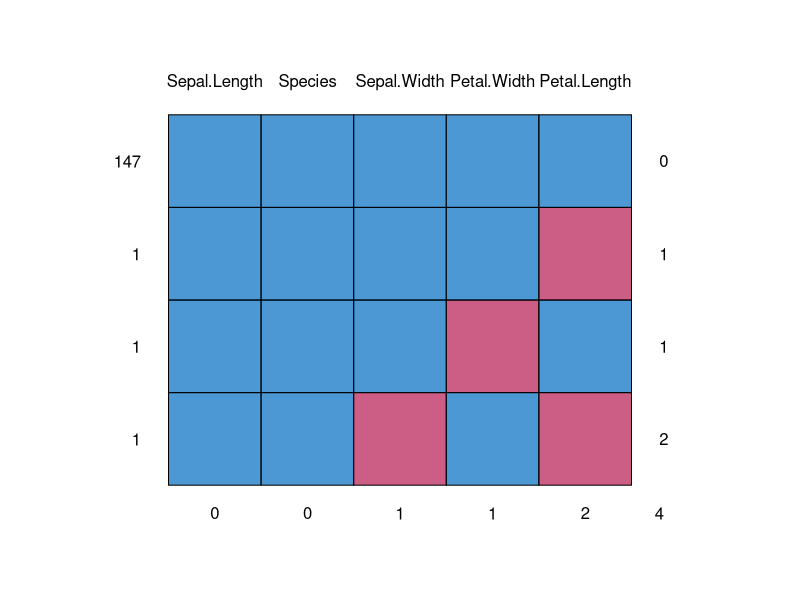
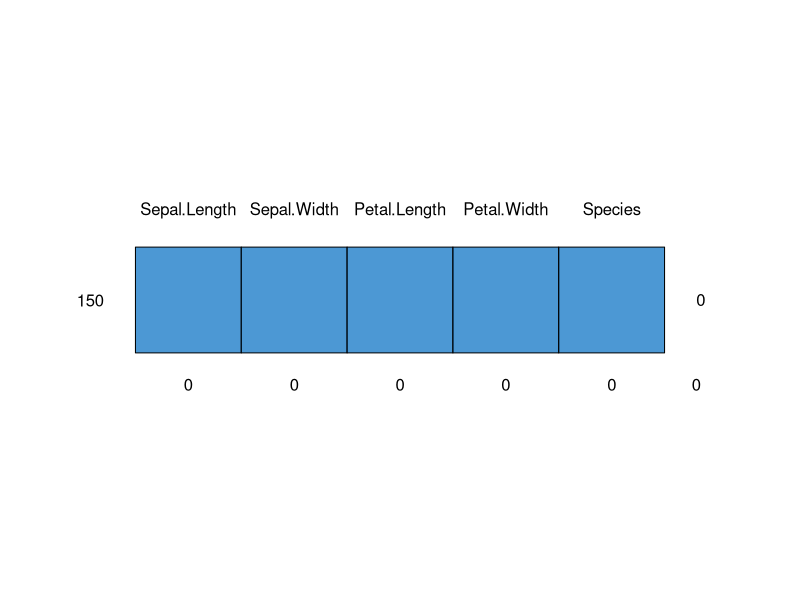
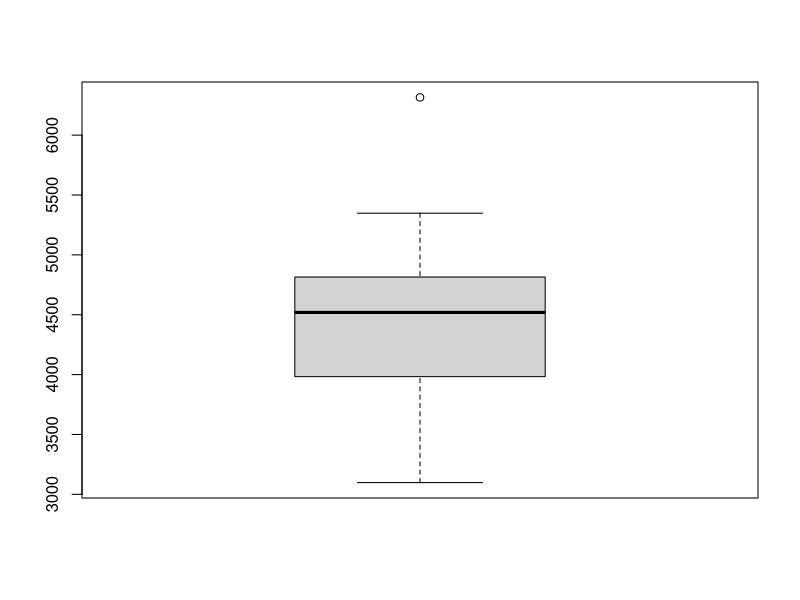

Write R code to recreate these figures, in order.
#7일차
#
#2.1데이터 전처리의 이해
#2.2결측치 처리
#2.3특이값 처리
#2.4데이터 가공



#
#2.1 데이터 전처리의 이해
#
#데이터 전처리(data preprocession)
# 초기에 확보한 데이터를 정제하고 가공해서 분석에 적합한 데이터를 확보하는 과정.
#
#데이터 전처리는 전체 분석과정 중에서 매우 오랜 시간을 차지하기 때문에 이를 효과적으로 처리하는 방법을 알고 적용하는 것이 중요.반드시 eda 전에.
#
#1. 문제정의
#2. 자료수집
#3. data 전처리. 어디까지 해야한다고 정해진 것은 없음. 정제하고 가공하는 모든 동작. 반드시 eda 전에. 안할 시 오류 발생 가능. 시간 다라 효율성 추구 필요.
#4. eda 그러나 전처리 하면서도 병행가능하기도 함. 하다가 전처리가 필요할 수도 있으니까.
#5. data 분석/modeing
#6. 보고서

# 데이터 전처리 내용
#1. 결측치 처리 -값이 없는 경우
#2. 특이값 처리 -값은 있으나 값이 문제에 맞지 않는 경우
#3. 데이터 가공 -원본 data에는 없는 내용을 추가, 변형. 합치는 것도 포함.

#2.2 결측값 처리
#
#결측치(결측값, missing value) 데이터를 수집하고 저장하는 과정에서 저장할 값을 얻지 못하는 경우 발생. R에서는 NA로 표기.
#
#결측치 종류. 주로 1, 2
# 1. 완전 무작위 결측(MCAR, missing completely at random) 
#    어떤 변수상에서 결측치가 관련된 또는 관련되지 않은 다른변수와 아무 연관이 없는 경우.
# 2. 무작위 결측(MAR, missing at random) 어떤 변수 상에 결측치가 관측된 다른 변수와 연관되어 있지만 
#    그 자체의 비관측된 값들과는 연관이 없는 경우.
# 3. 비 무작위 결측(NMAR, not misiing at random) 어떤 변수의 결측치가 완전 무작위 결측, 무작위 결측이 아니라면 비 무작위 결측에 해당. 
#    다소 애매.
#
#결측치 처리 방법
#1. 결측치를 제거하거나 제외한 다음 데이터를 분석한다. 관측치 자체를 삭제하며, 데이터 량의 축소를 불러오고 결과에 큰 영향.
#2. 결측치를 추정하여 적당한 값으로 치환한 후 데이터를 분석한다. 어떤 걸 대체할지에 대한 결정이 어려움.
#3. 시뮬레이션을 사용한 다중대체 방법. 실무에서 사용 많음.
#   다중대체(MI, Multiple imputation): 결측치에 대한 반복 시뮬레이션에 기반한 접근법.
#                                      복잡한 결측치 문제를 다루는데 사용하는 방법.
#

#벡터(vector)에 대한 결측치 처리
#
#R에서는 결측치를 NA로 표기.
#NA는 숫자형, 문자형, 논리형 값 어디에서나 결측치를 나타내는 용도로 사용.
#
#결측치 특성과 존재 여부 확인
z<-c(1,2,3,NA,5,NA,8)   
sum(z)                  
is.na(z)                   #na 여부확인 함수
sum(is.na(z))              #na 개수 확인
sum(z,na.rm = TRUE)        #na를 제외한 합계 계산. 공통함수.

#결측치 대체 및 제거
z1 <- c(1,2,3,NA,NA,8)
z2 <- c(5,8,1,NA,3,NA,7)
z1[is.na(z1)] <- 0          #na를 0으로 대체. 그러나 상황에 따라서 신중하게 결정.
z1
z3 <- as.vector(na.omit(z2)) #NA를 제거하고 새로운 vector를 생성. 
z3

#
# 매트릭스와 데이터 프레임 결측치 처리
#
x <- iris
x[1,2] <- NA
x[1,3] <- NA
x[2,3] <- NA
x[3,4] <- NA
head(x)

#데이터 프레임 결측치-변수, 열- 확인 즉 각 열별 결측치가 몇개인지 보여주는 것. 
#
#for문 이용. 변수 중심으로 변측치도 확인. *
for(i in 1:ncol(x)){
    this.na <- is.na(x[i])
    cat(colnames(x)[i],"\t",sum(this.na),"\n")
}

#appal() 이용
col_na <- function(y){
    return(sum(is.na(y)))
}

na.count <- apply(x,2,FUN = col_na) 
na.count

#데이터프레임 결측치 확인(관측치(행, row)dp 대한 설명 확인)
#
rowSums(is.na(x))                    #관측치별 NA 개수
sum(rowSums(is.na(x))>0)             #NA가 포함된 관측치 계수
sum(is.na(x))                        #dataset 전체에서의 NA의 개수 몇개 있는지는 알겠는데 무슨 변수인지는 모르겠다. 이 두개를 잘 조합해서 쓰기.


install.packages("mice")  #결측치 처리를 위해 사용하는 외부 패키지.
library(mice)

mean(is.na(x)) #결측치 비중, 즉 비율을 따진 것. 이 비중이 높다면 삭제를 고려할 것. 
mean(is.na(iris))

result <- md.pattern(x) #결측치 유형에 대한 표 작성.
result #첫번째 행은 정상 데이터가 147개라는 것. 결측치가 없는 관측치(data).더불어 유형을 나타냄. 
       #아래 3개는 관측치 유형. 맨 끝은 결측치가 없으면 0, 있으면 수에 따라 결측치 유형 숫자 표기. 그래프 참조.
#결과가 많아서 한눈에 보기 어려울 때
write.csv(result, "md_iris.csv", row.names = T) #폴더에 이 이름의 파일이 생김. 
md.pattern(iris) #결측치가 없는 유형. 

result.cor <- as.data.frame(abs(is.na(x)))
result.cor  #0 결측치가 아니다, 1은 결측치가 있다는 것.
result.cor.final <- result.cor[which(apply(result.cor,2,sum)>0)] #2는 열방향.>0는 결측치가 존재한다는 것. 즉 결측치가 존재하는 인덱스
cor(result.cor.final) #결측치 존재하는변수 3개인데, 이것들끼리의 상관계수가 가장 높은 게 누구냐? 그리고 그 변수를 삭제/바꿀거냐 고민해야함. 즉 어떻게 처리할 것인가에 대한 도움을 받을 수 있다.

result.cor.full <- cor(result.cor, result.cor.final, use = "pairwise.complete.obs")
result.cor.full    #http://bwlewis.github.io/covar/missing.html

#
#데이터 프레임의 결측치 제거
#
#complete.cases() dataset에서 NA를 포함하지 않은 완전한(complete)행을 찾는 함수.결측치가 없는 행을 찾아줌.
#
head(x)
x[!complete.cases(x),]  # !은 not. 그래서 결측치가 포함된 걸 보여줌.
y <- x[complete.cases(x),] #결측치가 없는 data set이 된 것.
head(y)

#
#결측치가 많은 dataset 인 경우 결측치가 포함된 관측치(행)를 모두 제거해버리면 
#실제로 남아있는 관측치(행)가 별로 없을 수 있으므로 분석이 어려운 경우가 생긴다.
#위와 같은 경우 만약 결측치가 특정 변수(열)에 모여있다면 해당 변수(열)만 제거한 후
#분석하는 것도 하나의 방법이다. 
#
#결측치가 여러 변수(열)에 흩어져 있는 경우에는 결측치를 적당한 값으로 추정하여
#대체한 후 분석할 수 있다.
#
#결측치를 추정값으로 대체하여 분석할 경우 분석의 신뢰도가 떨어질 수 있으나
#아무런 분석을 못하는 것 보다는 나은 방법이 될 수 있다.
#



#
#2.3 특이값 처리
#
#특이값(outlier, 이상치) 정상적이라고 생각되는 데이터의 분포 범위 밖에 위치하는 값들, 입력 오류나 실제 특이값일수도 있다.
#                        특이값의 성질은 제조공정의 불량품 선별, 은행거래 시스템의 사기 거래 탐지할 때에 사용하기도 한다.
#
#데이터 분석 시 특이값을 포함한 채 평균 등의 계산을 하면 전체 데이터 양상 파악에 왜곡을 가져올 수 있으므로 분석시
#제외하는 경우가 많다.
#
#dataset에 특이값이 포함되어 있는지 여부 조사 방법
#1. 논리적으로 있을 수 없는 값이 있는지 찾는다. 특별한 방법이 없기 때문에 분석자가 각 변수의 특성을 이해한 후 특이값 탐색. 논리적이라는 말이 애매함.업무나 업종에 익숙해야함.
#2. 상식을 벗어난 값이 있는지 찾는다. 나이가 -, 성적이 몇만점 등등.
#3. 상자그래프를 통해 찾는다. 
#

#
#특이값 찾기
#
#상자그래프글 이용한 특이값찾기
st <- data.frame(state.x77)
boxplot(st$Income)
boxplot.stats(st$Income)$out

#특이값 처리-특이값 포함 관츠기(행) 제거
#
#일반적으로 특이값 포함 관측지(행)제거는 특이값을 NA로 바꾸고, NA를 포함한 행을 제거하는 방식으로 진행
#
#%in% 어떤 벡터에 비교하자고자 하는 값이 포함되어 있는지알고 싶을 때 사용.
#
#
out.val <- boxplot.stats(st$Income)$out  #특이값 검출
st$Income[st$Income %in% out.val] <- NA        #NA로 대체  
head(st)

newdata <- st[complete.cases(st),]    #NA 포함행 제거
head(newdata)                         #NA 이상치 있던 알래스카가 제거됨.

#
#2.4 데이터 가공
#
#데이터 가공(processing) 수집한 데이터에 대하어 분석을 용이하게 하기 위한 정렬, 집계, 병합 등과 관련한 작업
#
#1. 정렬(sort) 데이터를 주어진 기준에 따라 크기순으로 재배열하는 과정. 데이터 분석 시 빈번히 수행하는 과정
#              원본 데이터 순서가 바뀔 수 있으니 그러지 않도록 주의.
#
#order() 주어진 열의 값들에 대한 순서를 붙이는 함수. 
#        값의 크기를 기준으로 작은 값부터 시작해서 번호 부여.

v1 <- c(1,7,6,8,4,2,3)
order(v1)
v1 <- sort(v1)
v1
v2 <- sort(v1, decreasing = T)
v2

#매트릭스와 데이터 프레임 정렬
# :특정 열의 값을 기준으로 행들을 재배열하는 형태로 정렬
#
head(iris)
order(iris$Sepal.Length)
iris[order(iris$Sepal.Length),] #실질적으로 정렬되는 효과.
iris[order(iris$Sepal.Length,decreasing = T),] #내림차순으로 인덱스 부여. 기준은 꽃받침의 길이. 만약 동일한 값이 있다면 기준 하나더. 마지막 스크립트.
iris.new <- iris[order(iris$Sepal.Length),]
head(iris.new)
iris[order(iris$Sepal.Length,decreasing = T, iris$Petal.Length),] #맨앞은 원래 인덱스 값.

#
#2. 데이터 분리와 선택
#
#
#split() 하나의 dataset을 열의 값을 기준으로 여러 개의 dataset으로 분리. 즉 list 형식으로 결과를 주는 것이라고 생각할 것.
#subset() dataset으로 부터 조건에 맞는 행들을 추출.
#
#데이터 분리
sp <- split(iris, iris$Species) #품종별로 나누니 세 덩어리로 나뉜다.
sp
summary(sp) #사분위수 구할때 쓰던 summary. 여기서 분리가 된 변수들에게 쓸 경우, 어떻게 분리가 됬는지를 보여줌. 종류, 변수의 갯수 등.
sp$setosa 

#데이터 선택
subset(iris, Species=='setosa')
subset(iris, Sepal.Length>7.5)
subset(iris, Sepal.Length>5.1&Sepal.Width>3.9)
subset(iris, Sepal.Length>7.6,select = c(Petal.Length, Petal.Width)) #select는 해당 관측치에서의 해당 변수 내용만 가져옴. 즉 7.6이상인 것중에서의 pl, pw를 가져온 것.

#
#3. 데이터 샘플링과 조합
#
#데이터 샘플링(sampling) 통계용어,주어진 값들이 있을 때 그중에서 임의의 개수의 값들을 추출하는 작업
#
#비복원 추출: 한번 추출된 값은 다시 추출하지 않도록 하는 추출방식
#복원 추출: 추출한 값을 확인한 후 다시 데이터에 합친 후 새로 추출하는 방식
# *데이터 분석에서는 비복원 추출을 사용.
#
#샘플링이 필요한 경우는 dataset의 크기가 너무 커서 데이터 분석에 시간이 많이 걸릴 때 일부의 데이터만 샘플링하여 대략의 결과를
#미리 확인하고자 할 때 사용.
#
#숫자를 임의의로 추출
x <- 1:100
y <- sample(x, size = 10, replace = FALSE) #size 는 추출할 값, replace=false: 비복원 추출.
y

lr <- c("두리두리","고피자","집밥","마미하우스","코핫")
ld <- sample(lr, size = 1, replace = TRUE)
ld

#행의 임의의로 추출
idx <- sample(1:nrow(iris), size = 50, replace = FALSE)
idx.50 <- iris[idx,]
dim(idx.50)
head(idx.50)

sample(1:20, size = 5)
sample(1:20, size = 5)
sample(1:20, size = 5)

set.seed(100)   #난수를 매번 쓸 것이냐, 아니면 동일한 난수를 불러올 것이냐. 이 함수를 쓰면 값이 매번 동일해짐.
sample(1:20, size = 5)
set.seed(100)
sample(1:20, size = 5)
set.seed(100)
sample(1:20, size = 5)

#
#4.데이터 조합(combination) 주어진 데이터값들 중에서 몇개씩 짝을 지어 추출하는 작업
#
#
# comb() 데이터 조합시 사용, 결과에서 *'각 열이 하나의 조합을 의미'
combn(1:5,3)
x=c("red","green","blue","black","white")
com <- combn(x,2)
com

for (i in 1:ncol(com)) {
    cat(com[,i],"\n")
}

#
#5.데이터 집계와 병합
#
# 데이터 집계(aggregation) : 매트릭스와 데이터 프레임과 같은 2차원 데이터는 데이터 그룹에 대해서 합계나 평균을 계산해야 하는
#                            경우가 많은데 이 작업을 의미한다.
#
#aggregate() 데이터 집계 함수   그룹단위 성격을 가진 자료를 한꺼번에 집계할 때 사용.
#               dataset      집계기준            집계작업내용  
agg <- aggregate(iris[,-5], by=list(iris$Species), mean)  #그룹단위로 집계할 때 사용. 이전에는 로직, subset으로 했는데 이건 한번에 가능.
agg                                                       #-5는...??? 뭐 빼라고 했는데.

agg <-  aggregate(iris[,-5], by=list(품종=iris$Species), mean)
agg

agg <-  aggregate(iris[,-5], by=list(표준편차=iris$Species), sd)
agg

#
#데이터 병합(merge) 데이터 분석을 위해 자료를 모으다 보면 연관된 정보가 여러 파일에 흩어져 있는 경우가 있는데, 
#                   이를 합치는 작업을 의미한다.
#
#
x <- data.frame(name=c('a','b','c'), math=c(90,80,40))
y <- data.frame(name=c('a','b','d'), korean=c(75,60,90))
x
y

#                병합기준
z <- merge(x,y,by=c('name')) #이름이 같은 것만 병합하라는 말.
z

z2 <- merge(x,y) #병합기준을 지정하지 않으면 같은 것만 병합됨.  
z2

merge(x,y,all.x=T) #x 데이터 기준으로 병합하겠다.즉 x에 있는 건 우선적으로 살려서 병합하겠다. y는 x와 같은 게 없다면 병합 안됨.
merge(x,y,all.y = F) #위와 반대.
merge(x,y,all=T) #전부 다 합쳐라.

#병합하는 기준이 되는 열의 이름이 다른 경우에 대한 병합
x <- data.frame(name=c('a','b','c'), math=c(90,80,40))    #둘 다 동일한 변수명은 없지만, 값이 같다.
y <- data.frame(sname=c('a','b','c'), korean=c(75,60,90))
x
y
merge(x,y,by.x = c('name'), by.y = c('sname'))   #by.x=내가 병합할 변수. 즉 x,y의 변수 이름이 달라도 내용이 같으면 병합하라.
#결측치 생기는 거 주의.

#교재:96 98 99 101 116~119 124 125 126 129 132 135 값을 일정한 범위로 내려서 맞추는 것. 단위가 일정해지니까 단위가 달라도 분석이 되는 것.
#데이터 전처리, 결측치, 이상치, 데이터 가공. 실질적으로는 고급 데이터 가공 패키지를 주로 쓰게 될 것. 시각화 도구도 고급 시각화 도구 사용.
#문자열 분석.